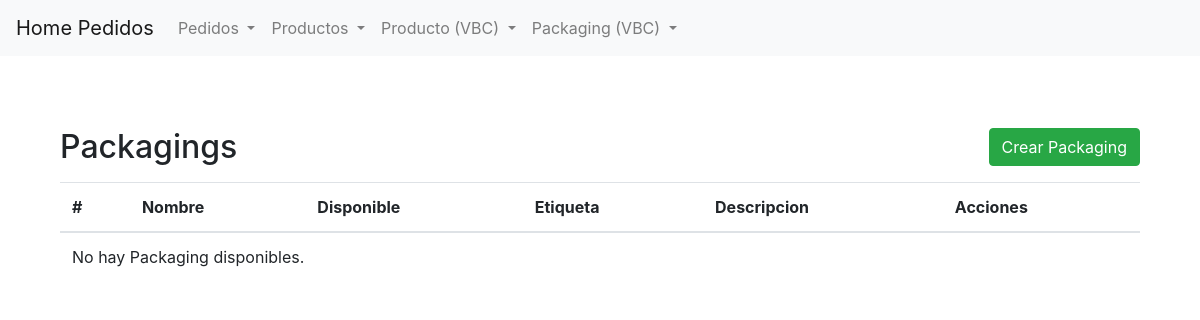
Page /pedidos/packaging/vbc/packaging-list on the earlier database version.
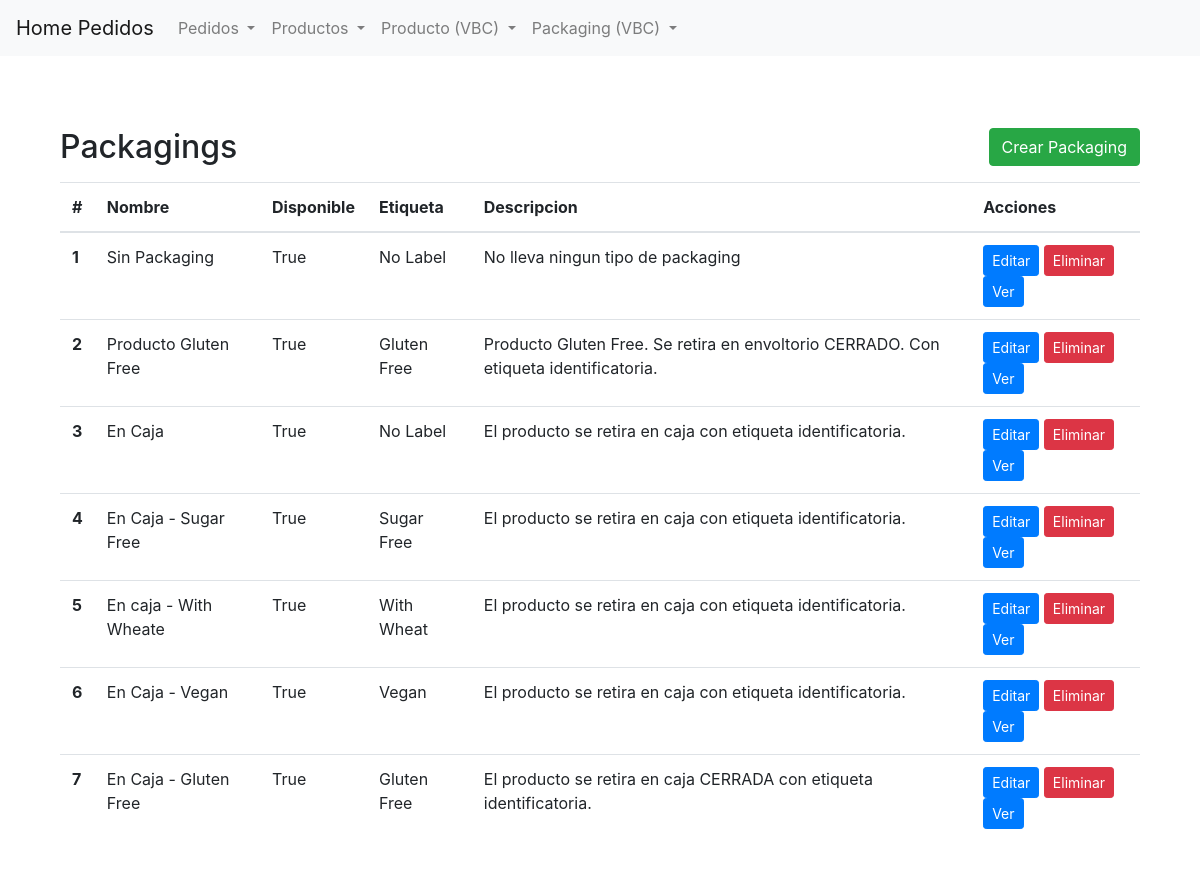
Same page on the later database version.
### pedidos/models.py (models this page shows, shortened)
class Packaging(models.Model):
    class Etiqueta(models.TextChoices):
        LIBRE_DE_GLUTEN = 'Gluten Free' , 'Gluten Free'
        VEGANO = 'Vegan' , 'Vegan'
        CONTIENE_TRIGO = 'With Wheat' , 'With Wheat'
        LIBRE_DE_AZUCAR = 'Sugar Free' , 'Sugar Free'
        SIN_ETIQUETA = 'No Label' , 'No Label'
    nombre = models.CharField(max_length=100)
    disponible = models.BooleanField(default=True)
    descripcion = models.TextField(blank=True, null=True)
    etiqueta = models.CharField(
            max_length=20,
            choices=Etiqueta.choices,
            default=Etiqueta.SIN_ETIQUETA,
    )
    descripcion = models.TextField(blank=True, null=True)

### pedidos/views.py (the view)
# urls.py: path("packaging/vbc/packaging-list", PackagingListView.as_view(), name="vbc_packaging_list"),
class PackagingListView(ListView):
    model = Packaging
    template_name = "pedidos/vbc/packaging-list.html"
    context_object_name = "PACKAGING"

### pedidos/templates/pedidos/vbc/packaging-list.html (shortened to what this page needs)
{% extends 'pedidos/base.html' %}
{% block content %}
<section class="py-5">
    <div class="container">
        <div class="d-flex justify-content-between align-items-center mb-3">
            <h2 class="mb-0">Packagings</h2>
            <a href="{% url 'vbc_packaging_create' %}" class="btn btn-success">Crear Packaging</a>
        </div>
        <table class="table">
            <thead>
                <tr>
                    <th scope="col">#</th>
                    <th scope="col">Nombre</th>
                    <th scope="col">Disponible</th>
                    <th scope="col">Etiqueta</th>
                    <th scope="col">Descripcion</th>
                    <th scope="col">Acciones</th>
                </tr>
            </thead>
            <tbody>
                {% if PACKAGING %}
                {% for packaging in PACKAGING %}
                <tr>
                    <th scope="row">{{ forloop.counter }}</th>
                    <td>{{ packaging.nombre }}</td>
                    <td>{{ packaging.disponible }}</td>
                    <td>{{ packaging.etiqueta }}</td>
                    <td>{{ packaging.descripcion }}</td>
                    <td>
                        <a href="{% url 'vbc_packaging_update' packaging.id %}" class="btn btn-primary btn-sm">Editar</a>
                        <a href="{% url 'vbc_packaging_delete' packaging.id %}" class="btn btn-danger btn-sm">Eliminar</a>
                        <a href="{% url 'vbc_packaging_detail' packaging.id %}" class="btn btn-primary btn-sm">Ver</a>
                    </td>
                </tr>
                {% endfor %}
                {% else %}
                <tr>
                    <td colspan="7">No hay Packaging disponibles.</td>
                </tr>
                {% endif %}
            </tbody>
        </table>
    </div>
</section>
{% endblock %}

### pedidos/templates/pedidos/base.html (shortened to what this page needs)
{% load static %}
<!DOCTYPE html>
<html lang="en">
<head>
    <link rel="stylesheet" href="https://stackpath.bootstrapcdn.com/bootstrap/4.5.2/css/bootstrap.min.css">
</head>
<body>
    <nav class="navbar navbar-expand-lg navbar-light bg-light">
        <a class="navbar-brand" href="/pedidos"> Home Pedidos</a>
        <div class="collapse navbar-collapse" id="navbarNav">
            <ul class="navbar-nav">
                <li class="nav-item dropdown">
                    <a class="nav-link dropdown-toggle" href="#" id="navbarDropdownMenuLinkPedido" role="button" data-toggle="dropdown" aria-haspopup="true" aria-expanded="false">
                        Pedidos
                    </a>
                </li>
                <li class="nav-item dropdown">
                    <a class="nav-link dropdown-toggle" href="#" id="navbarDropdownMenuLinkProducto" role="button" data-toggle="dropdown" aria-haspopup="true" aria-expanded="false">
                        Productos
                    </a>
                </li>
                  <li class="nav-item dropdown">
                    <a class="nav-link dropdown-toggle" href="#" id="navbarDropdownMenuLinkProducto" role="button" data-toggle="dropdown" aria-haspopup="true" aria-expanded="false">
                        Producto (VBC)
                    </a>
                </li>
            <li class="nav-item dropdown">
              <a class="nav-link dropdown-toggle" href="#" id="navbarDropdownMenuLinkPackaging" role="button" data-toggle="dropdown" aria-haspopup="true" aria-expanded="false">
                  Packaging (VBC)
              </a>
          </li>
            </ul>
        </div>
    </nav>
    <div class="container mt-4">
        {% block content %}{% endblock content %}
    </div>
</body>
</html>

Differences in the rows shown:
added Packaging: nombre "Sin Packaging", disponible "True", etiqueta "No Label", descripcion "No lleva ningun tipo de packaging"
added Packaging: nombre "Producto Gluten Free", disponible "True", etiqueta "Gluten Free", descripcion "Producto Gluten Free. Se retira en envoltorio CERRADO. Con etiqueta identificatoria."
added Packaging: nombre "En Caja", disponible "True", etiqueta "No Label", descripcion "El producto se retira en caja con etiqueta identificatoria."
added Packaging: nombre "En Caja - Sugar Free", disponible "True", etiqueta "Sugar Free", descripcion "El producto se retira en caja con etiqueta identificatoria."
added Packaging: nombre "En caja - With Wheate", disponible "True", etiqueta "With Wheat", descripcion "El producto se retira en caja con etiqueta identificatoria."
added Packaging: nombre "En Caja - Vegan", disponible "True", etiqueta "Vegan", descripcion "El producto se retira en caja con etiqueta identificatoria."
added Packaging: nombre "En Caja - Gluten Free", disponible "True", etiqueta "Gluten Free", descripcion "El producto se retira en caja CERRADA con etiqueta identificatoria."
Other differences:
text no longer shown: "No hay Packaging disponibles."
